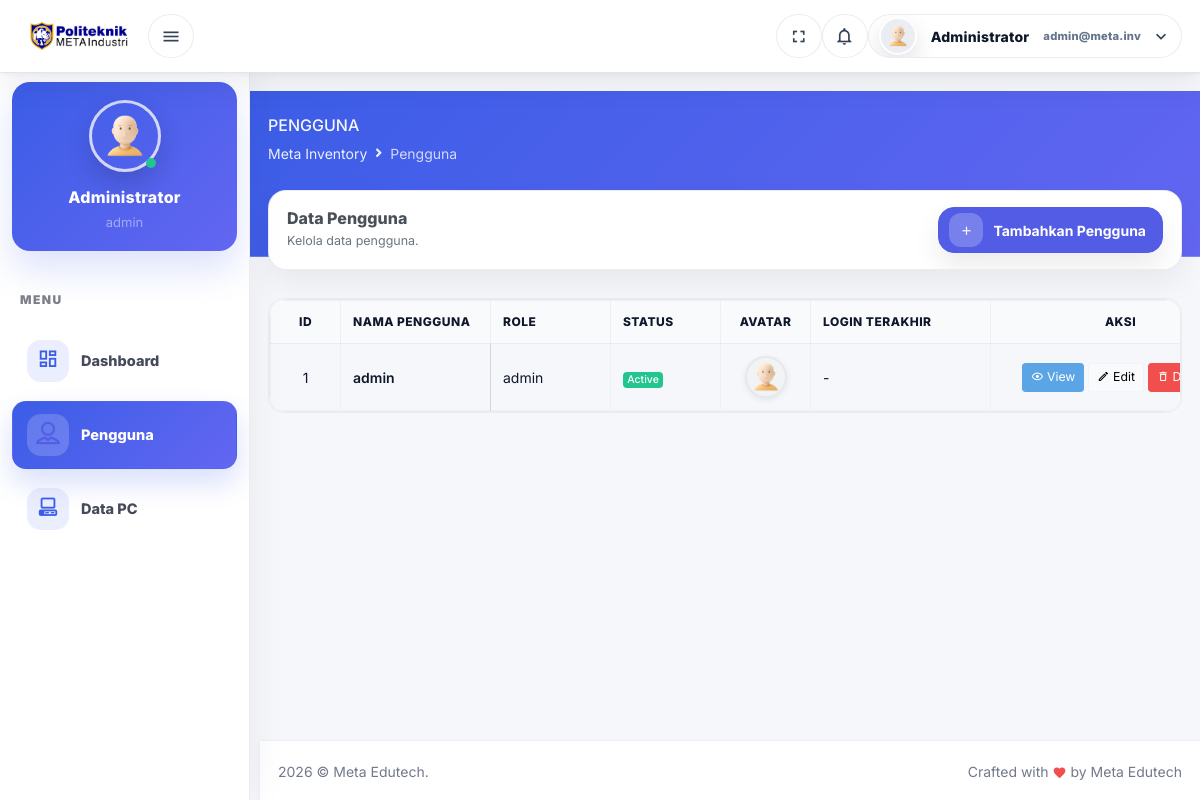
Page /dist/users/index.php (signed in) on the committed database.
### tables this page shows
CREATE TABLE users (
    user_id INT AUTO_INCREMENT PRIMARY KEY,
    public_id VARCHAR(32) UNIQUE NOT NULL,
    username VARCHAR(50) UNIQUE NOT NULL,
    password_hash VARCHAR(255) NOT NULL,
    full_name VARCHAR(100),
    email VARCHAR(100),
    role ENUM('admin', 'pic', 'user') DEFAULT 'user',
    is_active TINYINT(1) DEFAULT 1,
    photo VARCHAR(255),
    last_login_at TIMESTAMP NULL,
    created_at TIMESTAMP DEFAULT CURRENT_TIMESTAMP,
    updated_at TIMESTAMP DEFAULT CURRENT_TIMESTAMP ON UPDATE CURRENT_TIMESTAMP
);

### dist/partials/auth.php (called while the page is built, shortened)
<?php
require_once __DIR__ . "/../config/db.php";
$sessionUser = $_SESSION["user"];
$userId   = (int)$sessionUser["user_id"];
$stmt = $pdo->prepare("SELECT email, full_name, role, is_active, photo FROM users WHERE user_id = ? LIMIT 1");
$stmt->execute([$userId]);

### dist/partials/bootstrap.php (called while the page is built, shortened)
<?php
require_once __DIR__ . "/../config/db.php";
require_once __DIR__ . "/authorize.php";
require_once __DIR__ . "/auth.php";

### dist/partials/authorize.php (called while the page is built, shortened)
<?php
function can($roles) {
  $current = $_SESSION['user']['role'] ?? null;
  return $current && in_array($current, $roles, true);
}

### dist/users/index.php (the view, shortened to what this page needs)
<?php
require_once __DIR__ . "/../partials/bootstrap.php";
$pageTitle = "Pengguna";
$sessionUser = $_SESSION["user"] ?? [];
$userId   = (int)($sessionUser["user_id"] ?? 0);
$email    = $sessionUser["email"] ?? "";
$fullName = $sessionUser["full_name"] ?? $email;
$role     = $sessionUser["role"] ?? "User";
$BASE_URL = "/HTML/dist/";
$stmt = $pdo->prepare("SELECT email, full_name, role, is_active, photo FROM users WHERE user_id = ? LIMIT 1");
$stmt->execute([$userId]);
$dbUser = $stmt->fetch(PDO::FETCH_ASSOC);
$email    = $dbUser["email"] ?? $email;
$fullName = $dbUser["full_name"] ?: ($fullName ?: $email);
$role     = $dbUser["role"] ?: $role;
$photoDb = $dbUser["photo"] ?? "";
$photo = $photoDb
  ? $BASE_URL . ltrim($photoDb, "/")
  : $BASE_URL . "assets/images/default-avatar.png";
$users = $pdo->query("
  SELECT user_id, public_id, username, email, full_name, role, is_active, photo, last_login_at
  FROM users
  ORDER BY user_id DESC
")->fetchAll(PDO::FETCH_ASSOC);
function avatar_url(array $row): string {
  $BASE_URL = "/HTML/dist/";
  $DEFAULT  = $BASE_URL . "assets/images/default-avatar.png";
  $photoDb = $row["photo"] ?? "";
  if (!$photoDb) return $DEFAULT;
  return $DEFAULT;
}
?>
<!doctype html>
<html lang="en">
<head>
  <link href="../assets/css/bootstrap.min.css" id="bootstrap-style" rel="stylesheet" type="text/css" />
  <link href="../assets/css/icons.min.css" rel="stylesheet" type="text/css" />
  <link href="../assets/css/app.min.css" id="app-style" rel="stylesheet" type="text/css" />
  <link href="../assets/css/app.custom.css" rel="stylesheet">
  <link href="../assets/libs/datatables.net-bs4/css/dataTables.bootstrap4.min.css" rel="stylesheet" type="text/css" />
  <link href="../assets/libs/datatables.net-buttons-bs4/css/buttons.bootstrap4.min.css" rel="stylesheet" type="text/css" />
  <link href="../assets/libs/datatables.net-responsive-bs4/css/responsive.bootstrap4.min.css" rel="stylesheet" type="text/css" />
</head>
<body>
<div id="layout-wrapper">
  <?php include __DIR__ . '/../partials/topbar.php'; ?>
  <div class="vertical-menu">
    <div data-simplebar class="h-100">
      <div class="user-sidebar text-center">
        <div class="dropdown">
          <div class="user-img">
            <img src="<?= htmlspecialchars($photo) ?>" alt="" class="rounded-circle">
            <span class="avatar-online bg-success"></span>
          </div>
          <div class="user-info">
            <h5 class="mt-3 font-size-16 text-white"><?= htmlspecialchars($fullName) ?></h5>
            <span class="font-size-13 text-white-50"><?= htmlspecialchars($role) ?></span>
          </div>
        </div>
      </div>
      <div id="sidebar-menu">
        <ul class="metismenu list-unstyled" id="side-menu">
          <li class="menu-title">Menu</li>
          <li>
            <a href="../index.php" class="waves-effect">
              <i class="mdi mdi-view-dashboard-outline"></i>
              <span>Dashboard</span>
            </a>
          </li>
          <li>
            <a href="index.php" class="waves-effect">
              <i class="dripicons-user"></i>
              <span>Pengguna</span>
            </a>
          </li>
          <?php if (can(['pic','admin'])): ?>
            <li>
              <a href="../pcs/index.php" class="waves-effect">
                <i class="mdi mdi-desktop-classic"></i>
                <span>Data PC</span>
              </a>
            </li>
          <?php endif; ?>
        </ul>
      </div>
    </div>
  </div>
  <div class="main-content">
    <div class="page-content">
      <div class="page-title-box">
        <div class="container-fluid">
          <div class="row align-items-center">
            <div class="col-md-6">
              <div class="page-title">
                <h4><?= htmlspecialchars($pageTitle) ?></h4>
                <ol class="breadcrumb m-0">
                  <li class="breadcrumb-item">Meta Inventory</li>
                  <li class="breadcrumb-item active">Pengguna</li>
                </ol>
              </div>
            </div>
          </div>
        </div>
      </div>
      <div class="container-fluid">
        <div class="page-content-wrapper">
          <div class="card pc-card pc-actionbar">
            <div class="card-body">
              <div class="pc-actionbar-inner">
                <div class="pc-actionbar-left">
                  <div class="pc-actionbar-title">Data Pengguna</div>
                    <div class="pc-actionbar-sub">Kelola data pengguna.</div>
                  </div>
                    <?php if (can(['pic','admin'])): ?>
                    <a href="create.php" class="btn btn-primary btn-addpc">
                      <span class="btn-addpc-ic"><i class="mdi mdi-plus"></i></span>
                      <span>Tambahkan Pengguna</span>
                    </a>
                    <?php endif; ?>
                </div>
              </div>
            </div>
    <div class="table-premium">
      <div class="table-responsive">
        <div class="table-premium">
  <div class="table-responsive">
    <table id="datatable-buttons"
      class="table table-bordered nowrap"
      style="border-collapse: collapse; border-spacing: 0; width: 100%;">
      <thead>
        <tr>
          <th style="width:70px;">ID</th>
          <th style="width:150px;">Nama Pengguna</th>
          <th style="width:120px;">Role</th>
          <th style="width:110px;">Status</th>
          <th style="width:90px; text-align:center;">Avatar</th>
          <th style="width:180px;">Login Terakhir</th>
          <th style="width:260px; text-align:center;">Aksi</th>
        </tr>
      </thead>
      <tbody>
      <?php foreach ($users as $u): ?>
        <?php $active = ((int)$u["is_active"] === 1); ?>
        <tr>
          <td><?= (int)$u["user_id"] ?></td>
          <td><span class="fw-semibold"><?= htmlspecialchars($u["username"]) ?></span></td>
          <td><?= htmlspecialchars($u["role"]) ?></td>
          <td>
            <span class="badge <?= $active ? 'bg-success' : 'bg-danger' ?>">
              <?= $active ? 'Active' : 'Inactive' ?>
            </span>
          </td>
          <td class="avatar-cell">
            <div class="avatar-wrap">
              <img src="<?= htmlspecialchars(avatar_url($u)) ?>" class="avatar-img" alt="avatar">
            </div>
          </td>
          <td><?= htmlspecialchars($u["last_login_at"] ?? '-') ?></td>
          <td class="text-center">
            <div class="d-flex gap-1 justify-content-center">
              <a class="btn btn-sm btn-info js-view"
                 href="view.php?u=<?= htmlspecialchars($u['public_id']) ?>">
                <i class="mdi mdi-eye-outline"></i> View
              </a>
              <a class="btn btn-sm btn-light js-edit"
                 href="edit.php?u=<?= htmlspecialchars($u['public_id']) ?>">
                <i class="mdi mdi-pencil-outline"></i> Edit
              </a>
              <button type="button"
                      class="btn btn-sm btn-danger js-delete-user"
                      data-id="<?= (int)$u['user_id'] ?>">
                <i class="mdi mdi-delete-outline"></i> Delete
              </button>
            </div>
          </td>
        </tr>
      <?php endforeach; ?>
      </tbody>
    </table>
  </div>
</div>
      </div>
    </div>
  </div>
</div>
          </div>
        </div>
      </div>
    <footer class="footer">
      <div class="container-fluid">
        <div class="row">
          <div class="col-sm-6">
            <script>document.write(new Date().getFullYear())</script> © Meta Edutech.
          </div>
          <div class="col-sm-6">
            <div class="text-sm-end d-none d-sm-block">
              Crafted with <i class="mdi mdi-heart text-danger"></i> by Meta Edutech
            </div>
          </div>
        </div>
      </div>
    </footer>
</body>
</html>

### dist/partials/topbar.php (shortened to what this page needs)
<header id="page-topbar">
                <div class="navbar-header">
                    <div class="d-flex">
                    <div class="navbar-brand-box d-flex align-items-center gap-2">
                    <a href="/HTML/dist/index.php" class="topbar-logo-wrap d-flex align-items-center">
                        <img src="/HTML/dist/assets/images/logo-meta copy.png"
                            alt="Meta Inventory"
                            class="topbar-logo-img">
                    </a>
                    <button type="button"
                            class="btn header-item waves-effect topbar-hamburger"
                            id="vertical-menu-btn"
                            aria-label="Toggle menu">
                        <i class="mdi mdi-menu"></i>
                    </button>
                    </div>
                    </div>
                    <div class="d-flex">
                        <div class="dropdown d-none d-lg-inline-block ms-1">
                            <button type="button" class="btn header-item noti-icon waves-effect" data-toggle="fullscreen">
                                <i class="mdi mdi-fullscreen"></i>
                            </button>
                        </div>
                        <div class="dropdown d-inline-block">
                            <button type="button" class="btn header-item noti-icon waves-effect" id="page-header-notifications-dropdown"
                                data-bs-toggle="dropdown" aria-haspopup="true" aria-expanded="false">
                                <i class="mdi mdi-bell-outline bx-tada"></i>
                            </button>
                    </div>
                     <div class="dropdown d-inline-block">
                        <button type="button" class="btn header-item waves-effect" id="page-header-user-dropdown"
                            data-bs-toggle="dropdown" aria-haspopup="true" aria-expanded="false">
                            <img class="rounded-circle header-profile-user"
                            src="<?= htmlspecialchars($photo) ?>"
                            alt="Header Avatar">
                            <span class="d-none d-xl-inline-block ms-1">
                                <?= htmlspecialchars($fullName) ?>
                            </span>
                            <small class="d-none d-xl-inline-block text-muted ms-1">
                                <?= htmlspecialchars($email) ?>
                            </small>
                            <i class="mdi mdi-chevron-down d-none d-xl-inline-block"></i>
                        </button>
                    </div>
                </div>
                </div>
            </header>

### dist/users/index.php (style rules this page uses)
#datatable-buttons td.avatar-cell { text-align: center; vertical-align: middle; }
#datatable-buttons td.avatar-cell .avatar-wrap { display: flex; align-items: center; justify-content: center; height: 100%; }
#datatable-buttons td.avatar-cell img.avatar-img { width: 42px; height: 42px; border-radius: 50%; object-fit: cover; background-color: #f1f3f5; border: 2px solid #e6e8ec; box-shadow: 0 2px 6px rgba(0,0,0,.08); }
#datatable-buttons { width:100% !important; }
#datatable-buttons th, #datatable-buttons td { vertical-align: middle; white-space: nowrap; }
#datatable-buttons th:nth-child(1), #datatable-buttons td:nth-child(1) { width: 70px !important; text-align: center; }
#datatable-buttons th:nth-child(7), #datatable-buttons td:nth-child(7) { width: 90px !important; min-width: 90px !important; text-align: center; }
#datatable-buttons th:nth-child(8), #datatable-buttons td:nth-child(8) { width: 180px !important; min-width: 180px !important; }
#datatable-buttons th:nth-child(9), #datatable-buttons td:nth-child(9) { width: 260px !important; min-width: 260px !important; text-align: center; }
#datatable-buttons td:nth-child(9) .btn { white-space: nowrap; }
.pc-actionbar .card-body { padding: 16px 18px; }
.pc-actionbar-inner { display:flex; align-items:center; justify-content:space-between; gap: 14px; }
.pc-actionbar-title { font-weight: 800; font-size: 16px; line-height: 1.1; }
.pc-actionbar-sub { font-size: 12.5px; color: #6c757d; margin-top: 4px; }
.btn-addpc { height: 46px; border-radius: 16px; padding: 0 16px 0 10px; display:flex; align-items:center; gap:10px; font-weight: 700; box-shadow: 0 14px 28px rgba(0,0,0,.08); }
.btn-addpc-ic { width: 34px; height: 34px; border-radius: 12px; display:flex; align-items:center; justify-content:center; background: rgba(255,255,255,.22); }

### rows in the picture
users: full_name "Administrator", role "admin", user_id "1", username "admin", is_active "Active", last_login_at "-"

### other values in the picture
$email "admin@meta.inv"
$pageTitle "PENGGUNA"
